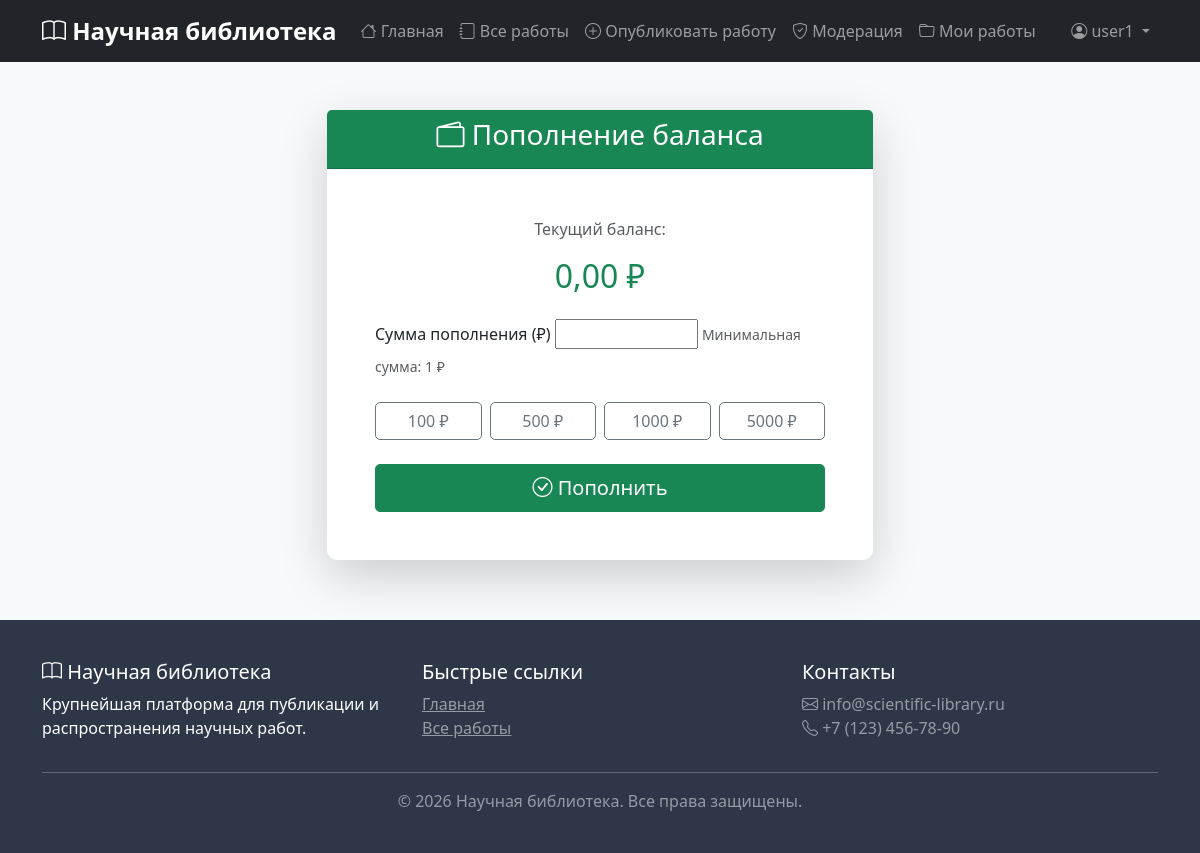
The page /accounts/top-up/ (signed in) on the database as committed earlier.
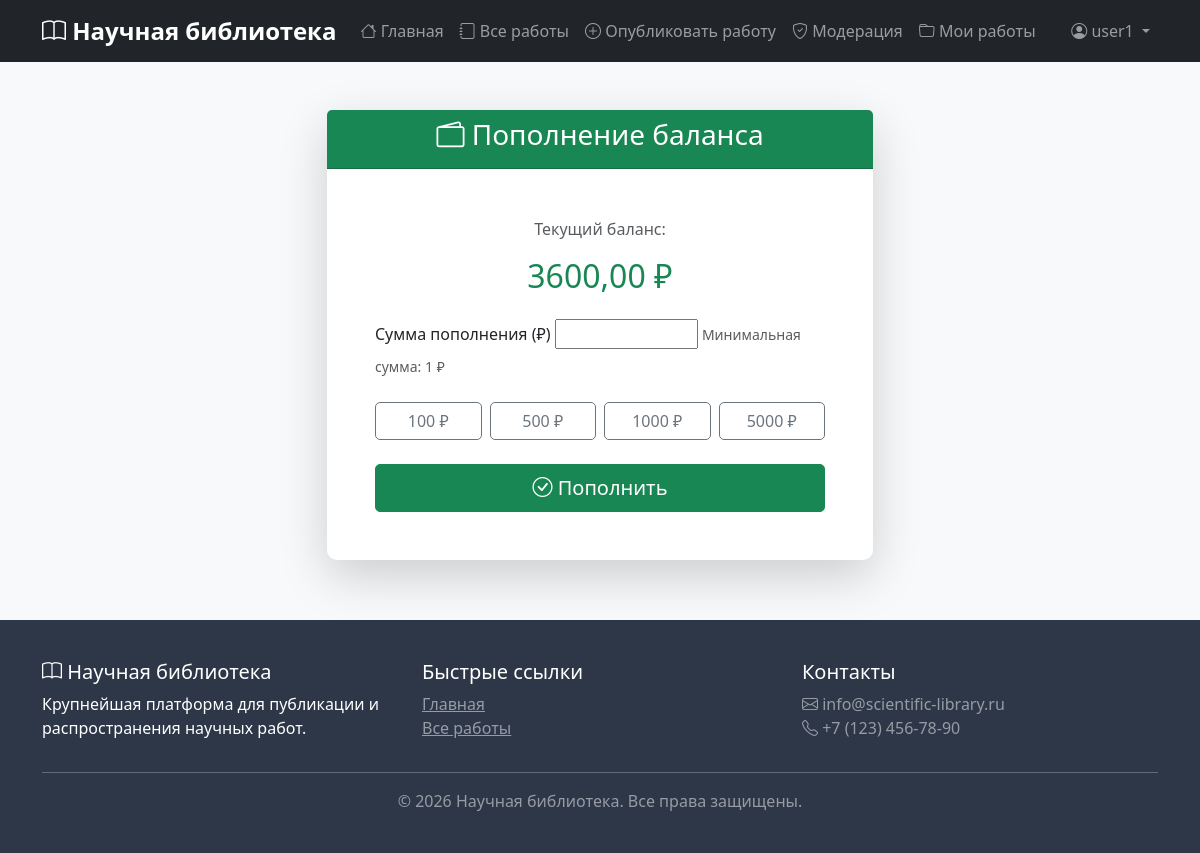
The same page on the database as committed later.
### accounts/models.py (models this page shows, shortened)
class User(AbstractUser):
    ROLE_CHOICES = [
        ('user', 'Пользователь'),
        ('author', 'Автор'),
        ('moderator', 'Модератор'),
        ('admin', 'Администратор'),
    ]
    role = models.CharField(max_length=20, choices=ROLE_CHOICES, default='user')
    email = models.EmailField(unique=True)
    def can_publish(self):
        return self.role in ['author', 'moderator', 'admin']
    def is_moderator(self):
        return self.role in ['moderator', 'admin']

class UserProfile(models.Model):
    user = models.OneToOneField(User, on_delete=models.CASCADE, related_name='profile')
    balance = models.DecimalField(max_digits=10, decimal_places=2, default=0.00)
    avatar = models.ImageField(upload_to='avatars/', null=True, blank=True)
    bio = models.TextField(max_length=500, blank=True)
    institution = models.CharField(max_length=200, blank=True, help_text="Научное учреждение")
    created_at = models.DateTimeField(auto_now_add=True)
    updated_at = models.DateTimeField(auto_now=True)

### accounts/views.py (the view)
# urls.py: path('top-up/', views.top_up_balance, name='top_up_balance'),
@login_required
def top_up_balance(request):
    if request.method == 'POST':
        form = BalanceTopUpForm(request.POST)
        if form.is_valid():
            amount = form.cleaned_data['amount']
            request.user.profile.add_balance(amount)
            messages.success(request, f'Баланс пополнен на {amount} ₽')
            return redirect('accounts:profile')
    else:
        form = BalanceTopUpForm()
    return render(request, 'accounts/top_up_balance.html', {'form': form})

### accounts/forms.py (shortened to what this page needs)
class BalanceTopUpForm(forms.Form):
    amount = forms.DecimalField(min_value=0.01, max_value=10000, decimal_places=2)

### templates/accounts/top_up_balance.html (shortened to what this page needs)
{% extends 'base.html' %}
{% load static %}
{% block content %}
<div class="container">
    <div class="row justify-content-center mt-5">
        <div class="col-md-6">
            <div class="card shadow-lg border-0">
                <div class="card-header bg-success text-white text-center">
                    <h3><i class="bi bi-wallet2"></i> Пополнение баланса</h3>
                </div>
                <div class="card-body p-5">
                    <div class="text-center mb-4">
                        <p class="text-muted">Текущий баланс:</p>
                        <h2 class="text-success">{{ user.profile.balance }} ₽</h2>
                    </div>
                    <form method="post">
                        <div class="mb-4">
                            <label class="form-label">Сумма пополнения (₽)</label>
                            {{ form.amount }}
                            <small class="text-muted">Минимальная сумма: 1 ₽</small>
                        </div>
                        <div class="row g-2 mb-4">
                            <div class="col-3">
                                <button type="button" class="btn btn-outline-secondary w-100" onclick="setAmount(100)">100 ₽</button>
                            </div>
                            <div class="col-3">
                                <button type="button" class="btn btn-outline-secondary w-100" onclick="setAmount(500)">500 ₽</button>
                            </div>
                            <div class="col-3">
                                <button type="button" class="btn btn-outline-secondary w-100" onclick="setAmount(1000)">1000 ₽</button>
                            </div>
                            <div class="col-3">
                                <button type="button" class="btn btn-outline-secondary w-100" onclick="setAmount(5000)">5000 ₽</button>
                            </div>
                        </div>
                        <button type="submit" class="btn btn-success btn-lg w-100">
                            <i class="bi bi-check-circle"></i> Пополнить
                        </button>
                    </form>
                </div>
            </div>
        </div>
    </div>
</div>
{% endblock %}

### templates/base.html (shortened to what this page needs)
<!DOCTYPE html>
<html lang="ru">
<head>
    <link href="https://cdn.jsdelivr.net/npm/bootstrap@5.3.0/dist/css/bootstrap.min.css" rel="stylesheet">
    <link rel="stylesheet" href="https://cdn.jsdelivr.net/npm/bootstrap-icons@1.11.0/font/bootstrap-icons.css">
    {% load static %}
    <link href="{% static 'css/custom.css' %}" rel="stylesheet">
</head>
<body>
    <nav class="navbar navbar-expand-lg navbar-dark bg-dark sticky-top">
        <div class="container">
            <a class="navbar-brand" href="{% url 'index' %}">
                <i class="bi bi-book"></i> Научная библиотека
            </a>
            <div class="collapse navbar-collapse" id="navbarNav">
                <ul class="navbar-nav me-auto">
                    <li class="nav-item">
                        <a class="nav-link" href="{% url 'index' %}">
                            <i class="bi bi-house"></i> Главная
                        </a>
                    </li>
                    <li class="nav-item">
                        <a class="nav-link" href="{% url 'works:work_list' %}">
                            <i class="bi bi-journal"></i> Все работы
                        </a>
                    </li>
                    {% if user.is_authenticated %}
                        {% if user.can_publish %}
                        <li class="nav-item">
                            <a class="nav-link" href="{% url 'works:work_create' %}">
                                <i class="bi bi-plus-circle"></i> Опубликовать работу
                            </a>
                        </li>
                        {% endif %}
                        {% if user.is_moderator %}
                        <li class="nav-item">
                            <a class="nav-link" href="{% url 'moderation:queue' %}">
                                <i class="bi bi-shield-check"></i> Модерация
                            </a>
                        </li>
                        {% endif %}
                        <li class="nav-item">
                            <a class="nav-link" href="{% url 'works:my_works' %}">
                                <i class="bi bi-folder"></i> Мои работы
                            </a>
                        </li>
                    {% endif %}
                </ul>
                <ul class="navbar-nav">
                    {% if user.is_authenticated %}
                        <li class="nav-item dropdown">
                            <a class="nav-link dropdown-toggle" href="#" id="userDropdown" role="button" data-bs-toggle="dropdown">
                                <i class="bi bi-person-circle"></i> {{ user.username }}
                            </a>
                        </li>
                    {% endif %}
                </ul>
            </div>
        </div>
    </nav>
    <main>
        {% block content %}
        {% endblock %}
    </main>
    <footer class="footer">
        <div class="container">
            <div class="row">
                <div class="col-md-4">
                    <h5><i class="bi bi-book"></i> Научная библиотека</h5>
                    <p>Крупнейшая платформа для публикации и распространения научных работ.</p>
                </div>
                <div class="col-md-4">
                    <h5>Быстрые ссылки</h5>
                    <ul class="list-unstyled">
                        <li><a href="{% url 'index' %}" class="text-white-50">Главная</a></li>
                        <li><a href="{% url 'works:work_list' %}" class="text-white-50">Все работы</a></li>
                    </ul>
                </div>
                <div class="col-md-4">
                    <h5>Контакты</h5>
                    <p class="text-white-50">
                        <i class="bi bi-envelope"></i> info@scientific-library.ru<br>
                        <i class="bi bi-telephone"></i> +7 (123) 456-78-90
                    </p>
                </div>
            </div>
            <hr class="bg-light">
            <div class="text-center">
                <p class="text-white-50 mb-0">&copy; 2026 Научная библиотека. Все права защищены.</p>
            </div>
        </div>
    </footer>
</body>
</html>

Rows that differ between the two databases and show on the page:
changed User "user1": profile.balance "0,00" → "3600,00"
